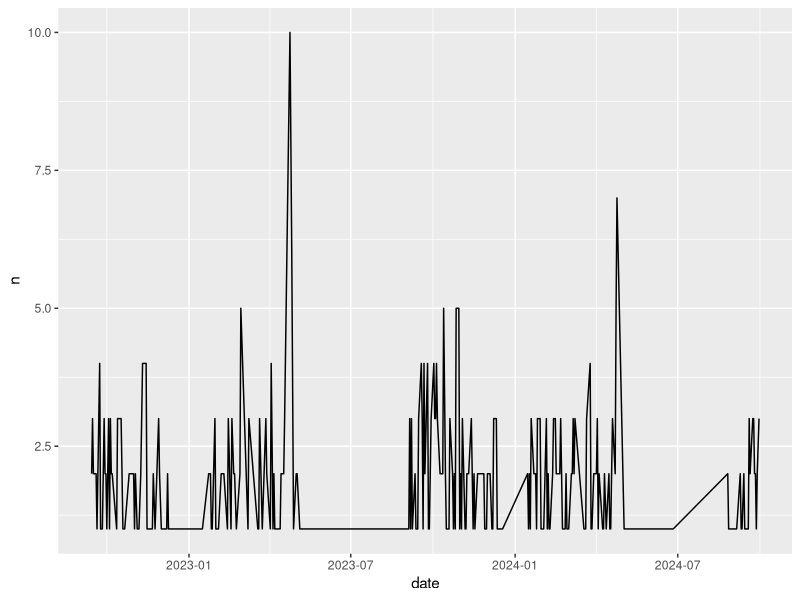

The R source for this figure:
## ---- chunk 1
#| label: load-packages
#| message: false
library(tidyverse)
## ---- chunk 2
#| label: load-data
#| message: false
chronicle <- read_csv("data/chronicle.csv")
## ---- chunk 3
#| label: count-authors
chronicle |>
  count(author, sort = TRUE)
## ---- chunk 4
#| label: articles-per-day
chronicle |>
  count(date) |>
  ggplot(aes(x = date, y = n, group = 1)) +
  geom_line()
## ---- chunk 5
#| label: climate-title
chronicle |>
  mutate(
    title = str_to_lower(title),
    climate = if_else(
      str_detect(title, "climate"),
      "mentioned",
      "not mentioned"
    )
  ) |>
  count(climate) |>
  mutate(prop = n / sum(n))
## ---- chunk 6
#| label: add-label
# add code here
